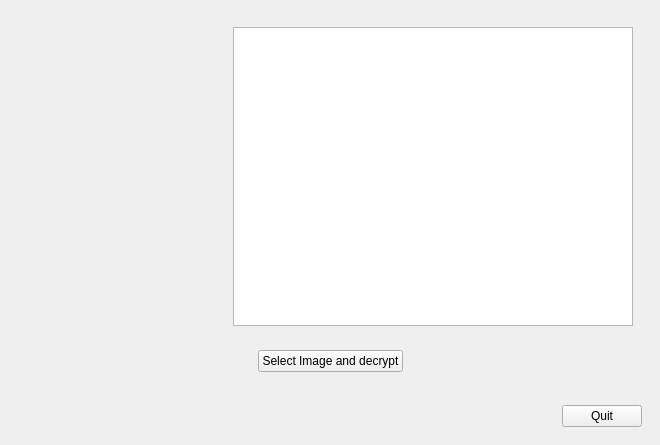
<?xml version="1.0" encoding="UTF-8"?>
<ui version="4.0">
 <class>MainWindow</class>
 <widget class="QMainWindow" name="MainWindow">
  <property name="geometry">
   <rect>
    <x>0</x>
    <y>0</y>
    <width>660</width>
    <height>445</height>
   </rect>
  </property>
  <property name="windowTitle">
   <string>MainWindow</string>
  </property>
  <widget class="QWidget" name="centralwidget">
   <layout class="QVBoxLayout" name="verticalLayout_2">
    <item>
     <widget class="QFrame" name="frame">
      <property name="frameShape">
       <enum>QFrame::NoFrame</enum>
      </property>
      <property name="frameShadow">
       <enum>QFrame::Raised</enum>
      </property>
      <layout class="QVBoxLayout" name="verticalLayout">
       <item>
        <widget class="QFrame" name="frame_2">
         <property name="frameShape">
          <enum>QFrame::NoFrame</enum>
         </property>
         <property name="frameShadow">
          <enum>QFrame::Raised</enum>
         </property>
         <layout class="QHBoxLayout" name="horizontalLayout_2">
          <item>
           <widget class="QLabel" name="Imagelabel">
            <property name="minimumSize">
             <size>
              <width>200</width>
              <height>0</height>
             </size>
            </property>
            <property name="maximumSize">
             <size>
              <width>200</width>
              <height>300</height>
             </size>
            </property>
            <property name="text">
             <string/>
            </property>
            <property name="scaledContents">
             <bool>true</bool>
            </property>
           </widget>
          </item>
          <item>
           <widget class="QTextEdit" name="textEditIN">
            <property name="minimumSize">
             <size>
              <width>400</width>
              <height>0</height>
             </size>
            </property>
            <property name="acceptDrops">
             <bool>false</bool>
            </property>
            <property name="readOnly">
             <bool>true</bool>
            </property>
            <property name="acceptRichText">
             <bool>false</bool>
            </property>
           </widget>
          </item>
         </layout>
        </widget>
       </item>
       <item>
        <widget class="QFrame" name="frame_3">
         <property name="frameShape">
          <enum>QFrame::NoFrame</enum>
         </property>
         <property name="frameShadow">
          <enum>QFrame::Raised</enum>
         </property>
         <layout class="QGridLayout" name="gridLayout">
          <item row="0" column="0">
           <spacer name="horizontalSpacer_6">
            <property name="orientation">
             <enum>Qt::Horizontal</enum>
            </property>
            <property name="sizeHint" stdset="0">
             <size>
              <width>223</width>
              <height>20</height>
             </size>
            </property>
           </spacer>
          </item>
          <item row="0" column="1">
           <widget class="QPushButton" name="loadButton">
            <property name="text">
             <string>Select Image and decrypt</string>
            </property>
           </widget>
          </item>
          <item row="0" column="2">
           <spacer name="horizontalSpacer_5">
            <property name="orientation">
             <enum>Qt::Horizontal</enum>
            </property>
            <property name="sizeHint" stdset="0">
             <size>
              <width>222</width>
              <height>20</height>
             </size>
            </property>
           </spacer>
          </item>
         </layout>
        </widget>
       </item>
      </layout>
     </widget>
    </item>
    <item>
     <widget class="QFrame" name="frame_6">
      <property name="frameShape">
       <enum>QFrame::NoFrame</enum>
      </property>
      <property name="frameShadow">
       <enum>QFrame::Raised</enum>
      </property>
      <layout class="QHBoxLayout" name="horizontalLayout">
       <item>
        <spacer name="horizontalSpacer_9">
         <property name="orientation">
          <enum>Qt::Horizontal</enum>
         </property>
         <property name="sizeHint" stdset="0">
          <size>
           <width>583</width>
           <height>20</height>
          </size>
         </property>
        </spacer>
       </item>
       <item>
        <widget class="QPushButton" name="quitButton">
         <property name="text">
          <string>Quit</string>
         </property>
        </widget>
       </item>
      </layout>
     </widget>
    </item>
   </layout>
  </widget>
 </widget>
 <resources/>
 <connections/>
</ui>
